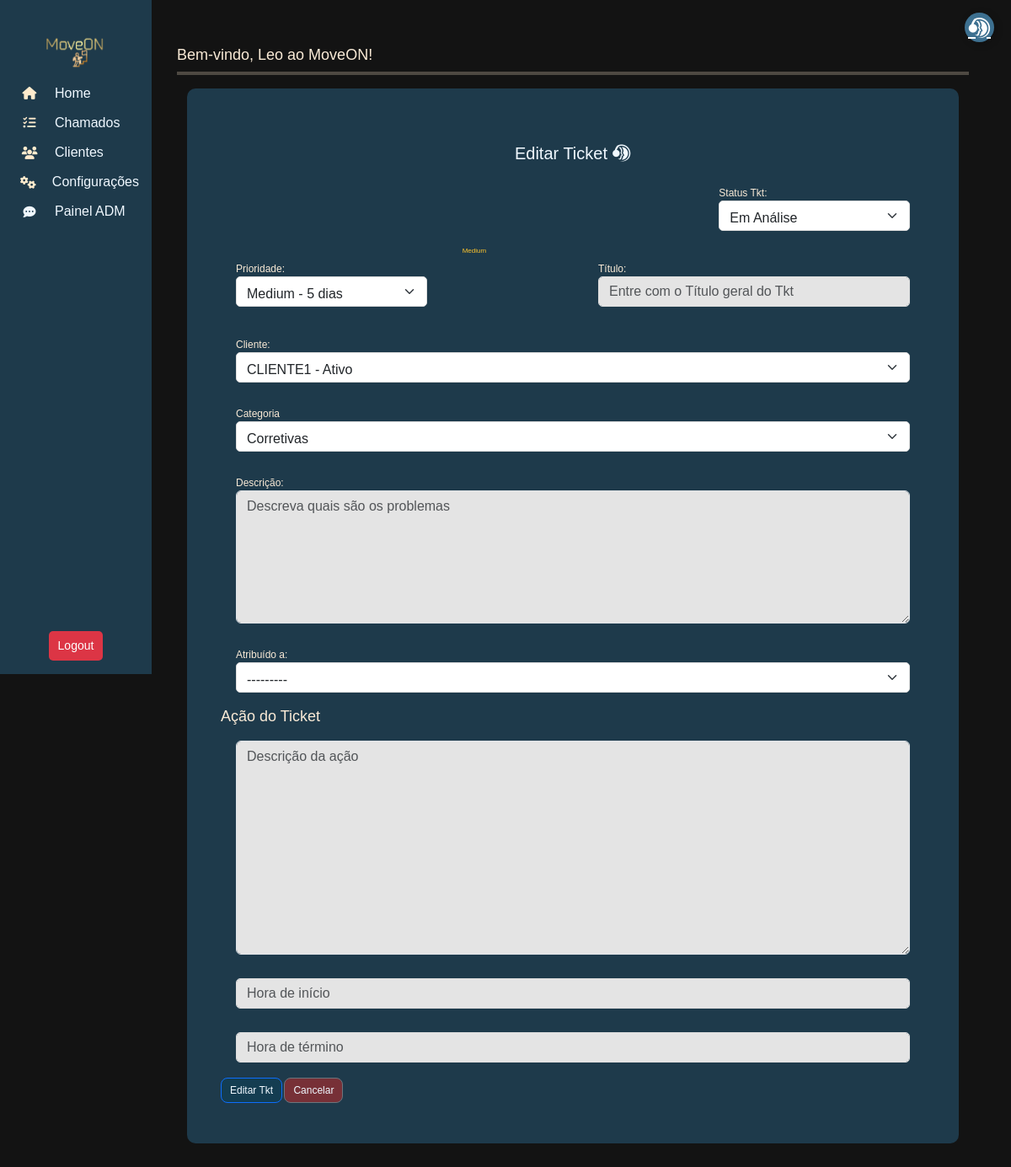
Page /move/tickets/update/7 (signed in) on the earlier database version.
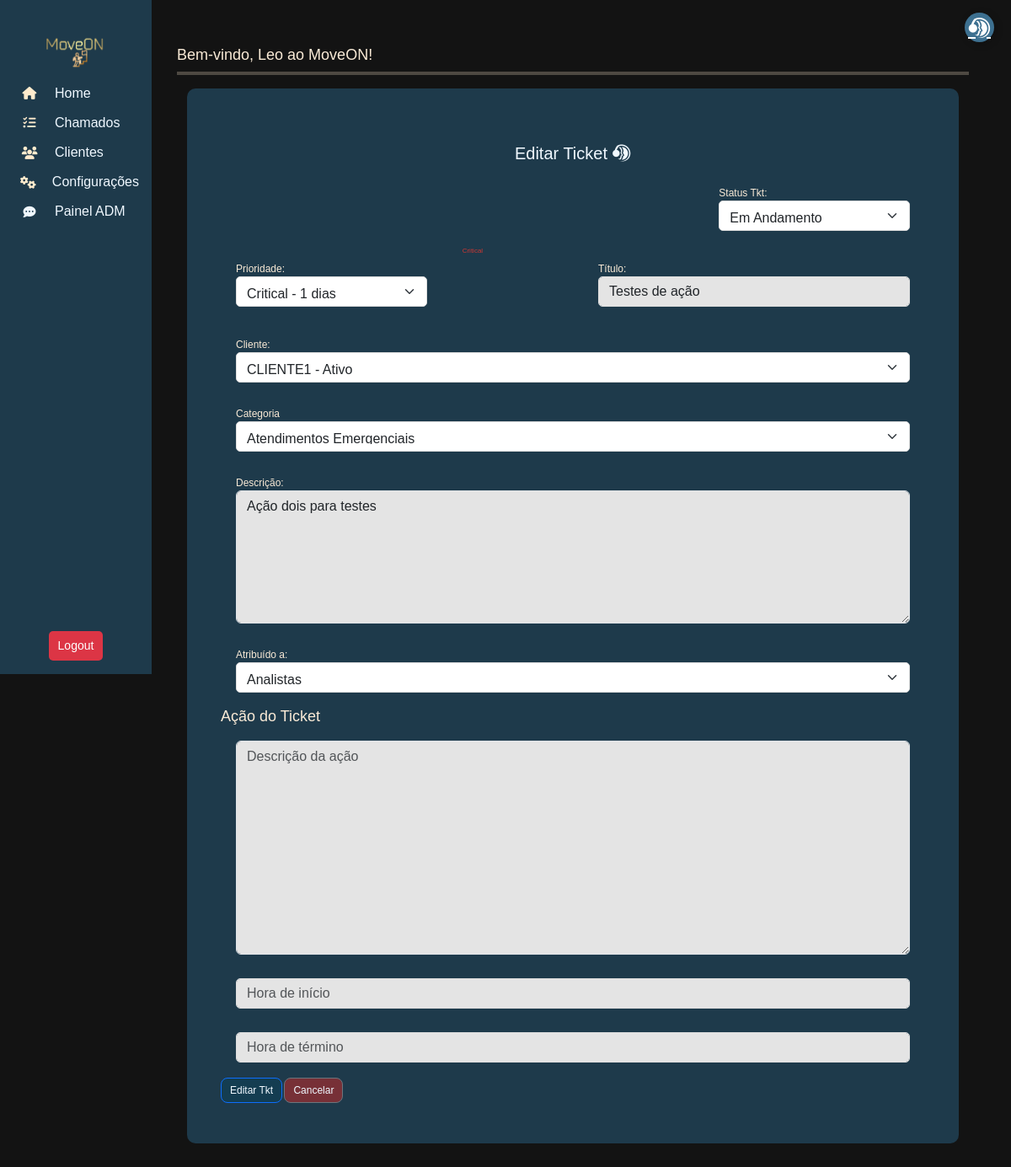
Same page on the later database version.
### move_on/models.py (models this page shows, shortened)
class Ticket(models.Model):
    client = models.ForeignKey(Profile, on_delete=models.PROTECT, related_name="tickets", null=True, blank=True)
    created_by = models.ForeignKey(User, on_delete=models.CASCADE, related_name="created_tickets", null=True, blank=True)
    assigned_team = models.ForeignKey(Team, on_delete=models.SET_NULL, null=True, blank=True, related_name="tickets")
    sla = models.ForeignKey(SLA, on_delete=models.SET_NULL, null=True, blank=True)
    title = models.CharField("Título", max_length=255, null=True, blank=True)
    description = models.TextField("Descrição", null=True, blank=True)
    status = models.ForeignKey(TicketStatus, on_delete=models.SET_NULL, null=True, blank=True)
    created_at = models.DateTimeField("Criado em", auto_now_add=True)
    updated_at = models.DateTimeField("Atualizado em", auto_now=True)
    due_date = models.DateTimeField("Previsão", null=True, blank=True)
    category = models.ForeignKey(Category, on_delete=models.CASCADE, blank=True, null=True)
    log = models.TextField("Log de Alterações", blank=True)
    class Meta:
        db_table = "tickets"

class SLA(models.Model):
    priority = models.CharField("Prioridade",max_length=10, choices=SLAPriority.choices)
    response_time = models.IntegerField("Tempo de Resposta (dias)")
    resolution_time = models.IntegerField("Tempo de Resolução (dias)")
    def __str__(self):
        return f"{self.get_priority_display()} - {self.resolution_time} dias"
    class Meta:
        db_table = "sla"

### move_on/views.py (the view, shortened to what this page needs)
# urls.py: path('tickets/update/<int:pk>', TicketUpdate.as_view(), name="ticket_update"),
class TicketUpdate(LoginRequiredMixin, UpdateView):
    model = Ticket
    form_class = TicketForm
    template_name = 'tickets/tickets_form.html'
    success_url = reverse_lazy("ticket_list")
    def get_queryset(self):
        return Ticket.objects.all()

### move_on/models.py (called while the page is built)
    def __str__(self):
        return f"{self.name} - {'Ativo' if self.active else 'Inativo'}"

    def __str__(self):
        return self.name

    def __str__(self):
        return f"{self.name}"

    def __str__(self):
        return self.name

### move_on/templatetags/custom_filters.py (called while the page is built)
@register.filter
def get_color(value):
    if value == 'low':
        return '#00c16c'
    elif value == 'medium':
        return '#ffc52c'
    elif value == 'high':
        return '#ff9915'
    elif value == 'critical':
        return '#CC3733'
    return 'gray'  # Valor padrão, caso não tenha correspondência

### move_on/templates/Tickets/tickets_form.html (shortened to what this page needs)
{% extends 'Menu/menu.html' %} {% load static %} {% load custom_filters %}
{% block content %}
<link rel="stylesheet" href="{% static 'css/stylesform.css' %}" />
<div class="container">
  <div class="card-tkt" id="tkt">
    <h2 style="text-align: center; margin-top: 25px; font-size: 20px">
      {% if form.instance.pk %}Editar Ticket{% else %}Criar Novo Ticket{% endif %}
      <i class="fa-brands fa-teamspeak"></i>
    </h2>
    <form method="POST">
      <div class="row">
        <div class="col-8"></div>
        <div class="col-4">
          <div class="form-group">
            <label for="status">Status Tkt:</label>
            {{ form.status }}
          </div>
        </div>
      </div>
      <div class="row">
        <div class="col-4">
          <div class="form-group">
            <label for="sla">Prioridade:</label>
            {{ form.sla }}
          </div>
        </div>
        <div class="col-2" class="priority-bubble">
          {% if form.instance.sla %}
          <span style="color: {{ form.instance.sla.priority|get_color }}">
            {{ form.instance.sla.get_priority_display }}
          </span>
          {% endif %}
        </div>
        <div class="col-6">
          <div class="form-group">
            <label for="title">Título:</label>
            {{ form.title }}
          </div>
        </div>
      </div>
      <div class="form-group">
        <label for="client">Cliente:</label>
        {{ form.client }}
      </div>
      <div class="form-group">
        <label for="category">Categoria</label>
        {{ form.category }}
      </div>
      <div class="form-group">
        <label for="description">Descrição:</label>
        {{ form.description }}
      </div>
      <div class="form-group">
        <label for="assigned_team">Atribuído a:</label>
        {{ form.assigned_team }}
      </div>
      <h3>Ação do Ticket</h3>
      <div class="form-group">
        {{ form.action_description }}
      </div>
      <div class="form-group">
        {{ form.action_start_time }}
      </div>
      <div class="form-group">
        {{ form.action_end_time }}
      </div>
      {% if form.instance.pk %}
      <button type="submit" class="btn btn-primary">Editar Tkt</button>
      {% else %}
      <button type="submit" class="btn btn-primary">Criar Tkt</button>
      {% endif %}
      <a href="{% url 'ticket_list' %}" class="btn btn-secondary">Cancelar</a>
    </form>
  </div>
</div>
{% endblock %}

Differences in the rows shown:
changed Ticket "CLIENTE1 - Ativo": status "Em Análise" → "Em Andamento"; sla "Medium - 5 dias" → "Critical - 1 dias"; sla_id 2 → 4 (drawn); instance.sla.priority "Medium" → "Critical"; title (not shown) → "Testes de ação"; category "Corretivas" → "Atendimentos Emergenciais"; description (not shown) → "Ação dois para testes"; assigned_team "---------" → "Analistas"
